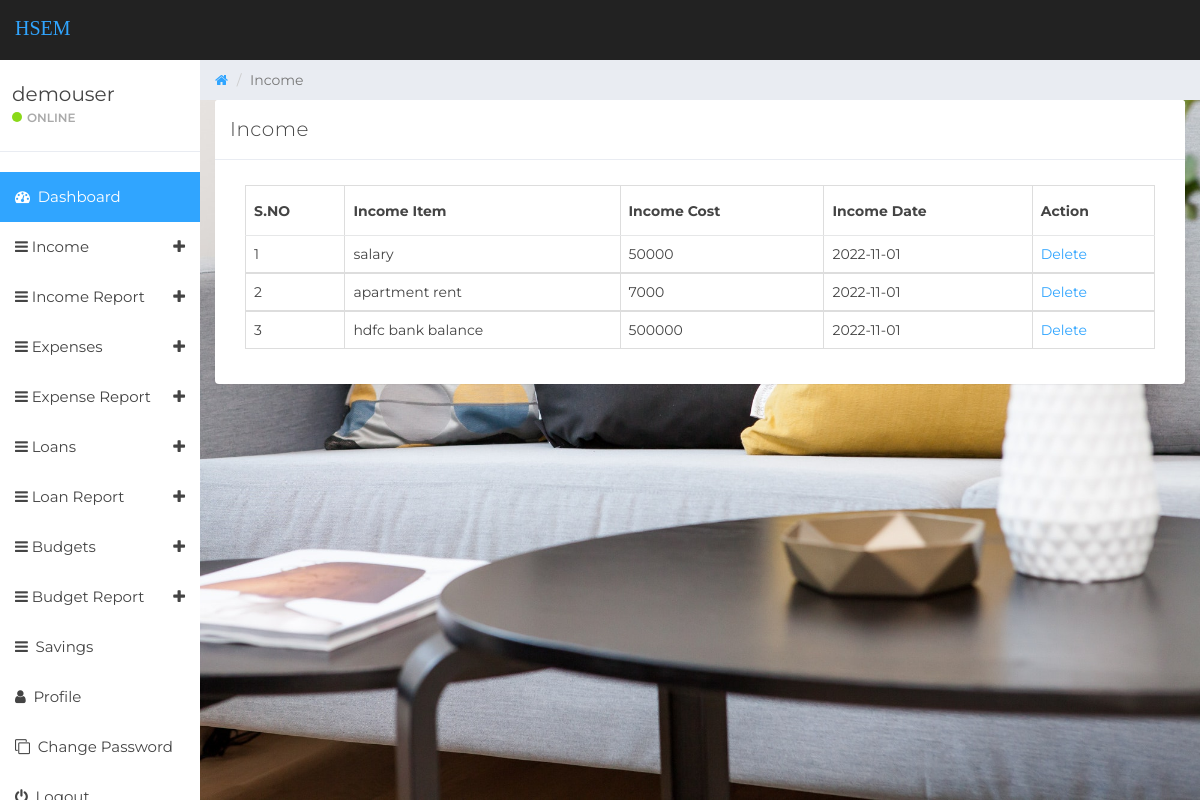
Screenshot of /manage-income.php (signed in) with the database file from the repository.
### tables this page shows
CREATE TABLE IF NOT EXISTS `tbluser` (
  `ID` int(10) NOT NULL AUTO_INCREMENT,
  `FullName` varchar(150) DEFAULT NULL,
  `Email` varchar(200) DEFAULT NULL,
  `MobileNumber` bigint(10) DEFAULT NULL,
  `Password` varchar(200) DEFAULT NULL,
  `RegDate` timestamp NOT NULL DEFAULT CURRENT_TIMESTAMP,
  PRIMARY KEY (`ID`)
);

CREATE TABLE IF NOT EXISTS `tblincome` (
  `ID` int(10) NOT NULL AUTO_INCREMENT,
  `UserId` int(10) NOT NULL,
  `IncomeDate` date DEFAULT NULL,
  `IncomeItem` varchar(200) DEFAULT NULL,
  `IncomeCost` varchar(200) DEFAULT NULL,
  `NoteDate` timestamp NOT NULL DEFAULT CURRENT_TIMESTAMP,
  PRIMARY KEY (`ID`)
);

### manage-income.php (the view, shortened to what this page needs)
  <?php
if (strlen($_SESSION['detsuid']==0)) {
  header('location:logout.php');
  } else{
?>
<!DOCTYPE html>
<html>
<head>
	<link href="css/bootstrap.min.css" rel="stylesheet">
	<link href="css/font-awesome.min.css" rel="stylesheet">
	<link href="css/datepicker3.css" rel="stylesheet">
	<link href="css/styles.css" rel="stylesheet">
</head>
<body>
	<?php include_once('includes/header.php');?>
	<?php include_once('includes/sidebar.php');?>
	<div class="col-sm-9 col-sm-offset-3 col-lg-10 col-lg-offset-2 main">
		<div class="row">
			<ol class="breadcrumb">
				<li><a href="#">
					<em class="fa fa-home"></em>
				</a></li>
				<li class="active">Income</li>
			</ol>
		</div>
		<div class="row">
			<div class="col-lg-12">
				<div class="panel panel-default">
					<div class="panel-heading">Income</div>
					<div class="panel-body">
						<div class="col-md-12">
							<div class="table-responsive">
            <table class="table table-bordered mg-b-0">
              <thead>
                <tr>
                  <th>S.NO</th>
                  <th>Income Item</th>
                  <th>Income Cost</th>
                  <th>Income Date</th>
                  <th>Action</th>
                </tr>
              </thead>
              <?php
              $userid=$_SESSION['detsuid'];
$ret=mysqli_query($con,"select * from tblincome where UserId='$userid'");
$cnt=1;
while ($row=mysqli_fetch_array($ret)) {
?>
              <tbody>
                <tr>
                  <td><?php echo $cnt;?></td>
                  <td><?php  echo $row['IncomeItem'];?></td>
                  <td><?php  echo $row['IncomeCost'];?></td>
                  <td><?php  echo $row['IncomeDate'];?></td>
                  <td><a href="manage-income.php?delid=<?php echo $row['ID'];?>">Delete</a>
                </tr>
                <?php
$cnt=$cnt+1;
}?>
              </tbody>
            </table>
          </div>
						</div>
					</div>
				</div>
			</div>
			<?php include_once('includes/footer.php');?>
		</div>
	</div>
</body>
</html>
<?php }  ?>

### includes/sidebar.php (shortened to what this page needs)
<?php
include('includes/dbconnection.php');
?>
<div id="sidebar-collapse" class="col-sm-3 col-lg-2 sidebar">
        <div class="profile-sidebar">
            <div class="profile-usertitle">
                <?php
$uid=$_SESSION['detsuid'];
$ret=mysqli_query($con,"select FullName from tbluser where ID='$uid'");
$row=mysqli_fetch_array($ret);
$name=$row['FullName'];
?>
                <div class="profile-usertitle-name"><?php echo $name; ?></div>
                <div class="profile-usertitle-status"><span class="indicator label-success"></span>Online</div>
            </div>
        </div>
        <ul class="nav menu">
            <li class="active"><a href="dashboard.php"><em class="fa fa-dashboard">&nbsp;</em> Dashboard</a></li>
             <li class="parent "><a data-toggle="collapse" href="#sub-item-3">
                <em class="fa fa-navicon">&nbsp;</em>Income <span data-toggle="collapse" href="#sub-item-1" class="icon pull-right"><em class="fa fa-plus"></em></span>
                </a>
            </li>
  <li class="parent "><a data-toggle="collapse" href="#sub-item-4">
                <em class="fa fa-navicon">&nbsp;</em>Income Report <span data-toggle="collapse" href="#sub-item-1" class="icon pull-right"><em class="fa fa-plus"></em></span>
                </a>
            </li>
            <li class="parent "><a data-toggle="collapse" href="#sub-item-1">
                <em class="fa fa-navicon">&nbsp;</em>Expenses <span data-toggle="collapse" href="#sub-item-1" class="icon pull-right"><em class="fa fa-plus"></em></span>
                </a>
            </li>
  <li class="parent "><a data-toggle="collapse" href="#sub-item-2">
                <em class="fa fa-navicon">&nbsp;</em>Expense Report <span data-toggle="collapse" href="#sub-item-1" class="icon pull-right"><em class="fa fa-plus"></em></span>
                </a>
            </li>
			<li class="parent "><a data-toggle="collapse" href="#sub-item-7">
                <em class="fa fa-navicon">&nbsp;</em>Loans <span data-toggle="collapse" href="#sub-item-1" class="icon pull-right"><em class="fa fa-plus"></em></span>
                </a>
            </li>
  <li class="parent "><a data-toggle="collapse" href="#sub-item-8">
                <em class="fa fa-navicon">&nbsp;</em>Loan Report <span data-toggle="collapse" href="#sub-item-1" class="icon pull-right"><em class="fa fa-plus"></em></span>
                </a>
            </li>
			<li class="parent "><a data-toggle="collapse" href="#sub-item-5">
                <em class="fa fa-navicon">&nbsp;</em>Budgets <span data-toggle="collapse" href="#sub-item-1" class="icon pull-right"><em class="fa fa-plus"></em></span>
                </a>
            </li>
  <li class="parent "><a data-toggle="collapse" href="#sub-item-6">
                <em class="fa fa-navicon">&nbsp;</em>Budget Report <span data-toggle="collapse" href="#sub-item-1" class="icon pull-right"><em class="fa fa-plus"></em></span>
                </a>
            </li>
	 <li><a href="savings.php"><em class="fa fa-navicon">&nbsp;</em> Savings</a></li>
            <li><a href="user-profile.php"><em class="fa fa-user">&nbsp;</em> Profile</a></li>
             <li><a href="change-password.php"><em class="fa fa-clone">&nbsp;</em> Change Password</a></li>
<li><a href="logout.php"><em class="fa fa-power-off">&nbsp;</em> Logout</a></li>
        </ul>
    </div>

### css/styles.css (style rules this page uses)
body { background: #f1f4f7; padding-top: 60px; font-size: 14px; color: #444444; font-family: "Montserrat", "Helvetica Neue", Helvetica, Arial, sans-serif; }
a, a:hover, a:focus { color: #30a5ff; }
.label-success { background-color: #8ad919; }
.panel { border: 0; }
.panel-heading { font-size: 20px; font-weight: 300; letter-spacing: 0.025em; height: 60px; line-height: 38px; }
.panel-default .panel-heading { background: #fff; border-bottom: 1px solid #e9ecf2; color: #444444; }
.sidebar { display: block; padding: 0; display: none; box-shadow: none; background: #fff; }
.sidebar ul { margin: 20px 0px; }
@media (min-width: 768px) { .sidebar { display: block; position: fixed; top: 60px; bottom: 0; left: 0; z-index: 1000; display: block; margin: 0; padding: 0; overflow-x: hidden; overflow-y: auto; } }
.sidebar ul.nav .active a, .sidebar ul.nav li.parent a.active, .sidebar ul.nav .active > a:hover, .sidebar ul.nav li.parent a.active:hover, .sidebar ul.nav .active > a:focus, .sidebar ul.nav li.parent a.active:focus { color: #fff; background-color: #30a5ff; }
.sidebar ul.nav li a { height: 50px; font-size: 15px; line-height: 2em; color: #444444; }
.profile-sidebar { padding: 10px 0; border-bottom: 1px solid #e9ecf2; }
.indicator { width: 10px; height: 10px; display: inline-block; border-radius: 9999px; margin-right: 5px; }
.profile-usertitle { float: left; text-align: left; margin: 10px 0 0 12px; }
.profile-usertitle-name { font-size: 20px; margin-bottom: 0px; }
.profile-usertitle-status { text-transform: uppercase; color: #AAA; font-size: 12px; font-weight: 600; margin-bottom: 15px; }
.breadcrumb { border-radius: 0; padding: 10px 15px 10px 15px; background: #e9ecf2; margin: 0; }
.table { background: #fff; }
.table > thead > tr > th { border-bottom: 1px solid #e6e7e8; vertical-align: middle; height: 50px; }

### manage-income.php (style rules this page uses)
body { background-image: url('includes/dash2.jpg'); background-repeat: no-repeat; background-attachment: fixed; background-size: cover; }

### rows the page displays
tbluser: FullName "demouser"
tblincome: IncomeItem "salary", IncomeCost "50000", IncomeDate "2022-11-01"
tblincome: IncomeItem "apartment rent", IncomeCost "7000", IncomeDate "2022-11-01"
tblincome: IncomeItem "hdfc bank balance", IncomeCost "500000", IncomeDate "2022-11-01"
